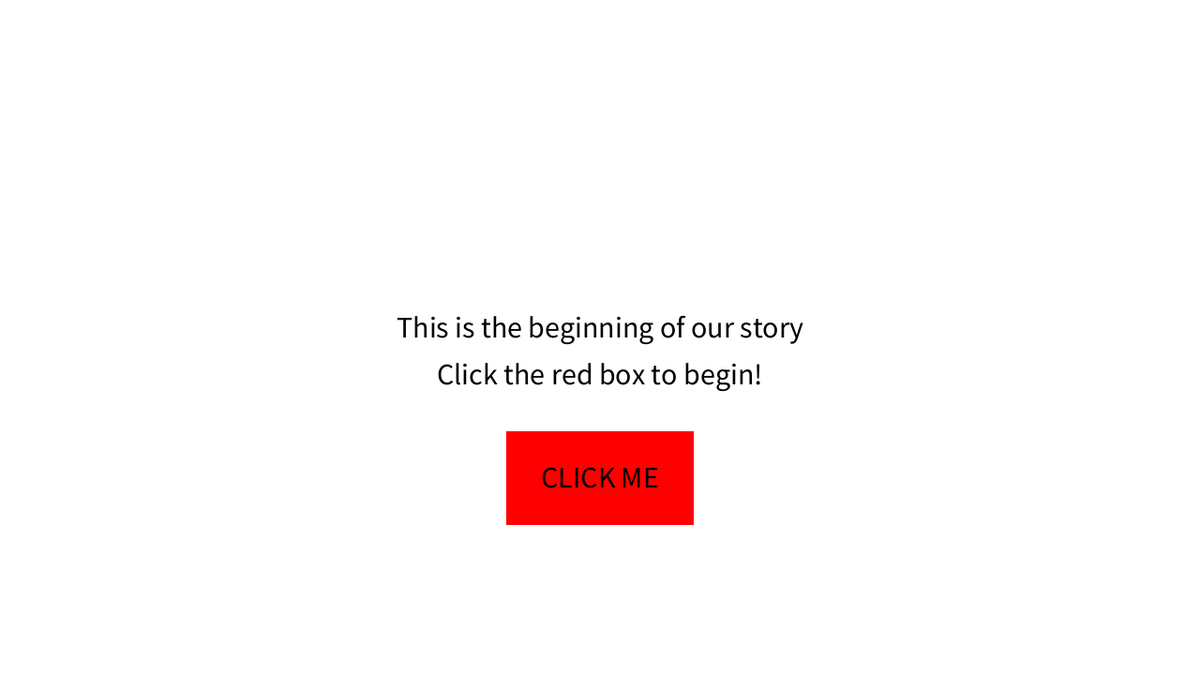
Frame 1 (no input)
Frame 60 (the mouse pressed at the canvas centre just before this capture): identical to frame 1, image omitted
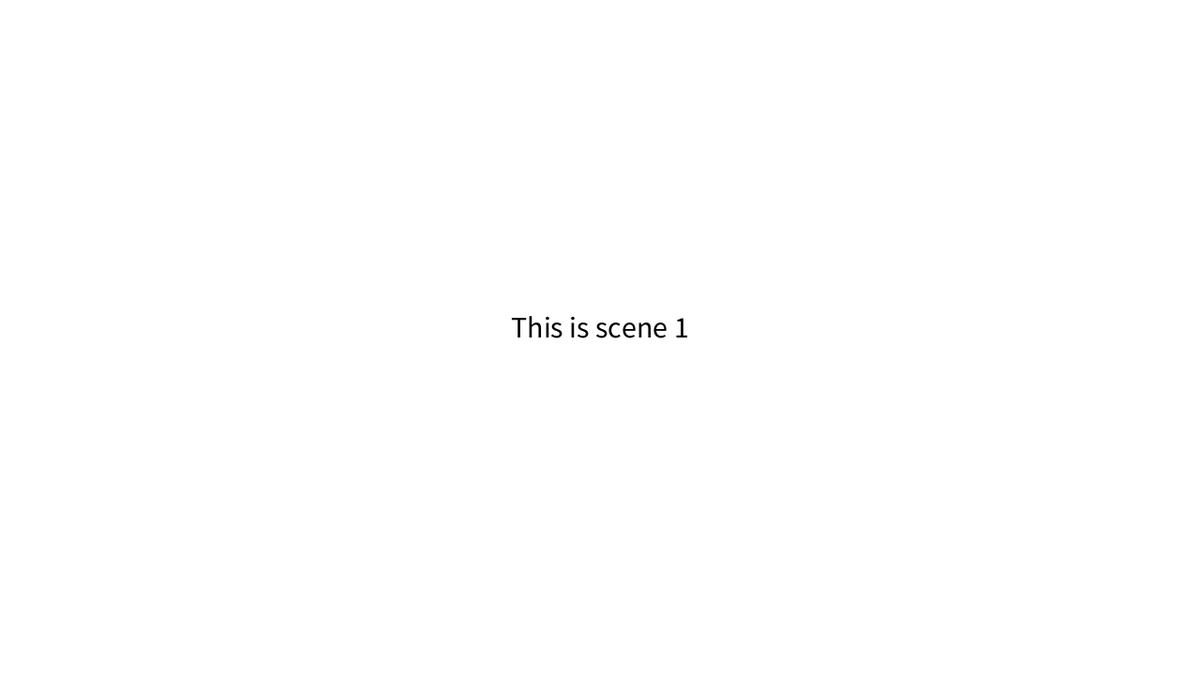
Frame 120 (the mouse held since frame 60 and released just before this capture)

The Processing sketch that drew these frames (run headless with seeded random() and noise(); from frame 60 on, the mouse is pressed at the canvas centre):

// Processing sketch: storyFramework
// ── storyFramework.pde
Boolean openingScene;
Boolean scene1, scene2, scene3, scene4, scene5;

int halfWidth;
int halfHeight;

color redRect = color(255,0,0);
color blueRect = color(0,0,255);

void setup() {
  size(1280, 720);
  openingScene = true;
  scene1 = false;
  scene2 = false;
  scene3 = false;
  
  textSize(32);
  textAlign(CENTER);
  
  halfWidth = width/2;
  halfHeight = height/2;
}


void draw() {
  background(255);
  fill(0);
  stroke(0);
  if(openingScene){
      text("This is the beginning of our story", halfWidth, halfHeight);
      text("Click the red box to begin!", halfWidth, halfHeight + 50);
      color boxColor = redRect;
      
      if( isInside(halfWidth-100, halfHeight + 100, 200,100) ){
        boxColor = blueRect;
      }
      
      fill(boxColor);
      noStroke();
      rect(halfWidth-100, halfHeight + 100, 200,100);
      fill(0);
      text("CLICK ME", halfWidth, halfHeight + 160);
      
      
      
  } else if (scene1) {
    
    
      text("This is scene 1", halfWidth, halfHeight);
      
      
  } else if (scene2) {
    
    
      text("This is scene 2", halfWidth, halfHeight);
      
      
  } else if (scene3) {
    
    
      text("This is scene 3", halfWidth, halfHeight);
      
      
  } else if (scene4) {
    
    
      text("This is scene 4", halfWidth, halfHeight);
      
      
  } else if (scene5) {
    
    
      text("This is scene 5", halfWidth, halfHeight);
      
      
  }
}


void mousePressed() {
  if(openingScene){        
      
    
        if(mousePressed == true){
          openingScene = false;
          scene1 = true;
        }
      
      
  } else if (scene1) {      
        
    
        if(mousePressed == true){
          scene1 = false;
          scene2 = true;
        }
      
  } else if (scene2) {      
       
    
        if(mousePressed == true){
          scene2 = false;
          scene3 = true;
        }
        
        
  } else if (scene3) {      
       
    
        if(mousePressed == true){
          scene3 = false;
          scene4 = true;
        }
        
        
  } else if (scene4) {      
       
    
        if(mousePressed == true){
          scene4 = false;
          scene5 = true;
        }
        
        
  } else if (scene5) {      
      
    
        if(mousePressed == true){
          scene5 = false;
          openingScene = true;
        }
         
  }
}



Boolean isInside(int x, int y, int w, int h){
  if(mouseX > x && mouseX < x+w && mouseY > y && mouseY < y+h ){
    return true;
  } else {
    return false;
  }
}
